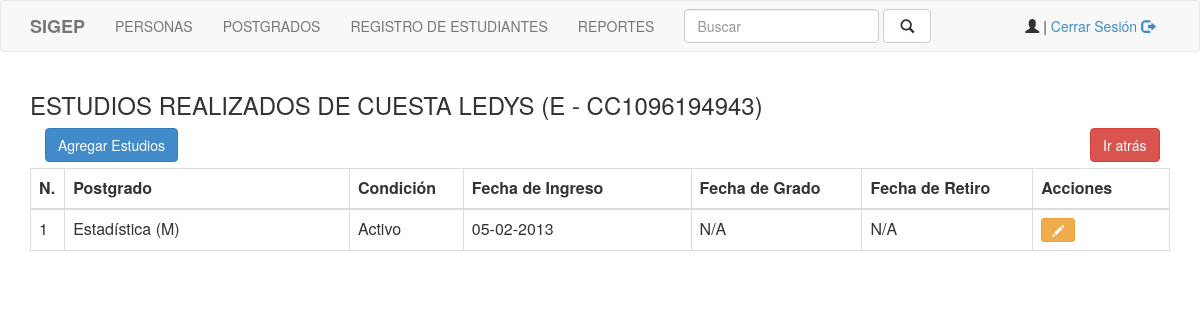
/estudios.php?id=1, run on the app's committed database.
### tables this page shows
CREATE TABLE IF NOT EXISTS `persona` (
  `id` int(11) NOT NULL AUTO_INCREMENT,
  `tipo_documento_identidad` int(11) DEFAULT NULL,
  `documento_identidad` varchar(50) NOT NULL,
  `fecha_vencimiento_doc_identidad` date DEFAULT NULL,
  `primer_nombre` varchar(100) DEFAULT NULL,
  `segundo_nombre` varchar(100) DEFAULT NULL,
  `primer_apellido` varchar(100) NOT NULL,
  `segundo_apellido` varchar(100) DEFAULT NULL,
  `sexo` enum('F','M') NOT NULL,
  `nacionalidad` enum('V','E') NOT NULL,
  `pais_origen_id` int(11) DEFAULT NULL,
  `pasaporte` varchar(40) DEFAULT NULL,
  `fecha_nacimiento` date DEFAULT NULL,
  `estado_civil` enum('S','C','D','V','O') DEFAULT NULL,
  `etnia_id` int(11) NOT NULL DEFAULT '1',
  `ciudad_id` varchar(100) DEFAULT NULL,
  `created_at` datetime NOT NULL,
  `regimen` tinyint(1) DEFAULT NULL,
  `discapacidad` tinyint(1) DEFAULT NULL,
  `update_at` datetime NOT NULL,
  `user_create` int(11) NOT NULL,
  `user_update` int(11) NOT NULL,
  PRIMARY KEY (`id`),
  UNIQUE KEY `documento_identidad` (`documento_identidad`),
  UNIQUE KEY `documento_identidad_2` (`documento_identidad`),
  KEY `pais_origen_id` (`pais_origen_id`)
);

CREATE TABLE IF NOT EXISTS `estudiante_programa` (
  `id` int(11) NOT NULL AUTO_INCREMENT,
  `persona_id` int(11) NOT NULL,
  `programa_id` int(11) NOT NULL,
  `estatus_estudiante_id` int(11) NOT NULL,
  `fecha_ingreso` date DEFAULT NULL,
  `fecha_egreso` date DEFAULT NULL,
  `fecha_grado` date DEFAULT NULL,
  `anio_cohorte` varchar(20) DEFAULT NULL,
  `fecha_retiro` date DEFAULT NULL,
  `fecha_desincorporacion` date DEFAULT NULL,
  `fecha_matriculacion` date DEFAULT NULL,
  `estatus_matriculacion_id` int(11) NOT NULL DEFAULT '5',
  `condicion_estudiante_id` int(11) NOT NULL,
  `num_plan` int(11) DEFAULT NULL,
  `tipo_estudiante_id` int(11) DEFAULT NULL,
  `observaciones` text,
  `created_at` datetime NOT NULL,
  `update_at` datetime NOT NULL,
  `user_create` int(11) NOT NULL,
  `user_update` int(11) NOT NULL,
  PRIMARY KEY (`id`),
  KEY `estudiante_id` (`persona_id`,`programa_id`,`estatus_matriculacion_id`),
  KEY `programa_id` (`programa_id`),
  KEY `estatus_estudiante_id` (`estatus_estudiante_id`),
  KEY `estatus_matriculacion_id` (`estatus_matriculacion_id`),
  KEY `condicion_estudiante_id` (`condicion_estudiante_id`),
  KEY `tipo_estudiante_id` (`tipo_estudiante_id`),
  KEY `persona_id` (`persona_id`),
  KEY `estatus_estudiante_id_2` (`estatus_estudiante_id`)
);

CREATE TABLE IF NOT EXISTS `programa` (
  `id` int(11) NOT NULL AUTO_INCREMENT,
  `nombre` varchar(150) NOT NULL,
  `codigo` varchar(6) NOT NULL,
  `grado_academico_id` int(11) NOT NULL,
  `codigo_opsu` varchar(5) DEFAULT NULL,
  `nombre_opsu` varchar(100) DEFAULT NULL,
  `estatus_programa_id` int(11) NOT NULL DEFAULT '1',
  `postgrado_id` int(11) NOT NULL,
  `area_conocimiento_id` int(11) NOT NULL,
  `codigo_access` int(11) DEFAULT NULL,
  PRIMARY KEY (`id`),
  KEY `postgrado_id` (`postgrado_id`),
  KEY `grado_academico_id` (`grado_academico_id`),
  KEY `area_conocimiento_id` (`area_conocimiento_id`)
);

CREATE TABLE IF NOT EXISTS `condicion_estudiante` (
  `id` int(11) NOT NULL AUTO_INCREMENT,
  `nombre` varchar(100) NOT NULL,
  PRIMARY KEY (`id`)
);

### php/utilidades.php (called while the page is built, shortened)
<?php
function transforma_fecha($fecha)
{
	if($fecha != '0000-00-00')
		return date("d-m-Y", strtotime($fecha));
	else
		return $fecha;
}
?>

### estudios.php (shortened to what this page needs)
<?php
include "php/conexion.php";
$sql1= "select * from persona where id = ".$_GET["id"];
$query = $con->query($sql1);
$person = null;
if($query->num_rows>0){
while ($r=$query->fetch_object()){
  $person=$r;
  break;
  }
}
$nombre = $person->primer_apellido." ".$person->primer_nombre;
$cedula = $person->nacionalidad." - ".$person->documento_identidad;
?>
<html>
	<head>
		<link rel="stylesheet" type="text/css" href="bootstrap/css/bootstrap.min.css">
	</head>
	<body>
	<?php include "php/navbar.php"; ?>
<div class="container">
<div class="row">
<div class="col-md-12">
		<h3>
      ESTUDIOS REALIZADOS DE <?php echo strtoupper($nombre);
      echo " (".$cedula.")";
      ?>
    </h3>
<div class="col-sm-1">
  <a data-toggle="modal" href="#myModal" class="btn btn-primary">Agregar Estudios</a>
</div>
<div class="col-sm-1 col-sm-offset-10">
<?php $back = $_GET['sour'];
    if($back == 'list')
    {
      $url_back = "/sigep_prototipo/personas.php";
    }
    else{
      $url_back = "/sigep_prototipo/buscar.php?s=".$_GET['s'];
    }
  ?>
  <a href="<?=$url_back?>" class="btn btn-danger">Ir atr&aacute;s</a>
</div>
<br><br>
            <?php include "php/estudiante/form.php";?>
<?php include "php/estudiante/listar.php"; ?>
</div>
</div>
</div>
<link rel="stylesheet" type="text/css" href="bootstrap/css/bootstrap.min.css">
	</body>
</html>

### php/estudiante/listar.php (shortened to what this page needs)
<?php
include "php/funciones.php";
include "php/utilidades.php";
$sql1= "select ep.*,ep.id estudiante_id,p.id persona_id,pr.nombre programa,e.nombre estatus,c.nombre condicion, pr.id as programa_id
		from estudiante_programa ep INNER JOIN persona p ON ep.persona_id = p.id
									INNER JOIN programa pr ON ep.programa_id = pr.id
									INNER JOIN estatus_estudiante e ON ep.estatus_estudiante_id = e.id
									INNER JOIN condicion_estudiante c ON ep.condicion_estudiante_id = c.id
									where p.id = ".$_GET["id"]." ORDER BY ep.id ASC";
$query = $con->query($sql1);
?>
<?php if($query->num_rows>0):
$num = 0;?>
<table class="table table-bordered table-hover">
<thead>
	<th width="3%">N.</th>
	<th width="25%">Postgrado</th>
	<th width="10%">Condici&oacute;n</th>
	<th width="20%">Fecha de Ingreso</th>
	<th width="15%">Fecha de Grado</th>
	<th width="15%">Fecha de Retiro</th>
	<th width="15%">Acciones</th>
</thead>
<?php while ($r=$query->fetch_array()):
$num++;?>
<tr>
	<td><?php echo $num;?></td>
	<td><?php echo $r["programa"]; ?></td>
	<td><?php echo $r["condicion"]; ?></td>
	<td><?php echo transforma_fecha($r["fecha_ingreso"]) ?></td>
	<td><?php echo $r["fecha_grado"] != '0000-00-00' ?  transforma_fecha($r["fecha_grado"]) : "N/A"; ?></td>
	<td><?php echo ($r["fecha_retiro"] != '0000-00-00' and $r["fecha_retiro"] != NULL )?  transforma_fecha($r["fecha_retiro"]) : "N/A"; ?></td>
	<td style="width:150px;">
		<?php if($r['estatus_estudiante_id'] != 4) { ?>
			<a href="./php/estudiante/editar.php?estudiante_id=<?php echo $r["estudiante_id"];?>" title="Editar Estudio" class="btn btn-sm btn-warning"><span style="top: 0px;" class="glyphicon glyphicon-pencil"></span></a>
			<?php } if(1 == 2)
			{ ?>
				<?php if(tiene_prorroga($_GET["id"],$r['programa_id'])) { ?>
					<a href="./php/estudiante/prorrogas.php?estudiante_id=<?php echo $r["estudiante_id"];?>" title="Prorrogas" class="btn btn-sm btn-success"><span style="top: 0px;" class="glyphicon glyphicon-time"></span></a>
				<?php } else { ?>
					<a title="No tiene Prorroga" href="./php/estudiante/prorrogas.php?estudiante_id=<?php echo $r["estudiante_id"];?>" class="btn btn-sm btn-danger"><span style="top: 0px;" class="glyphicon glyphicon-remove-sign"></span></a>
				<?php }
			} ?>
	</td>
</tr>
<?php endwhile;?>
</table>
<?php else:?>
	<p class="alert alert-warning">No tiene prostgrados inscritos</p>
<?php endif;?>

### data on the page
persona: nombre "CUESTA LEDYS", cedula "E - CC1096194943"
estudiante_programa: programa.nombre "Estadística (M)", condicion_estudiante.nombre "Activo", fecha_grado "N/A"
